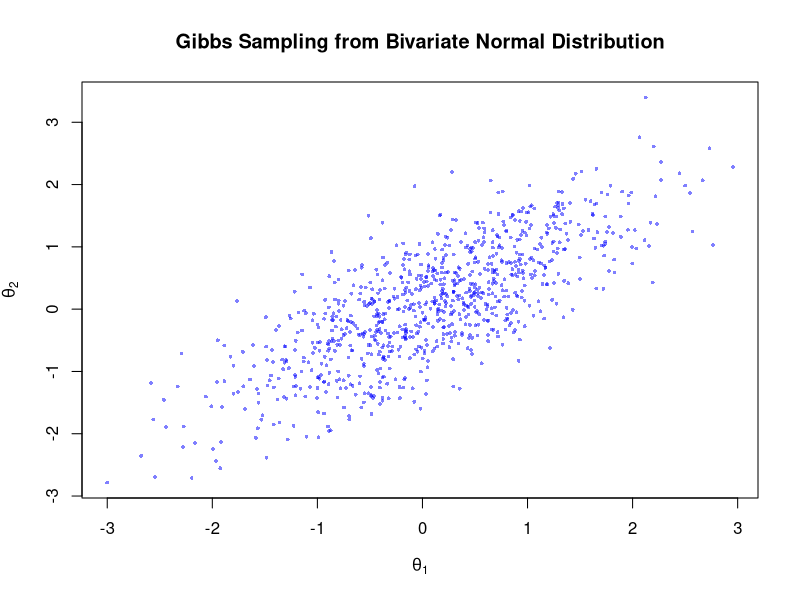
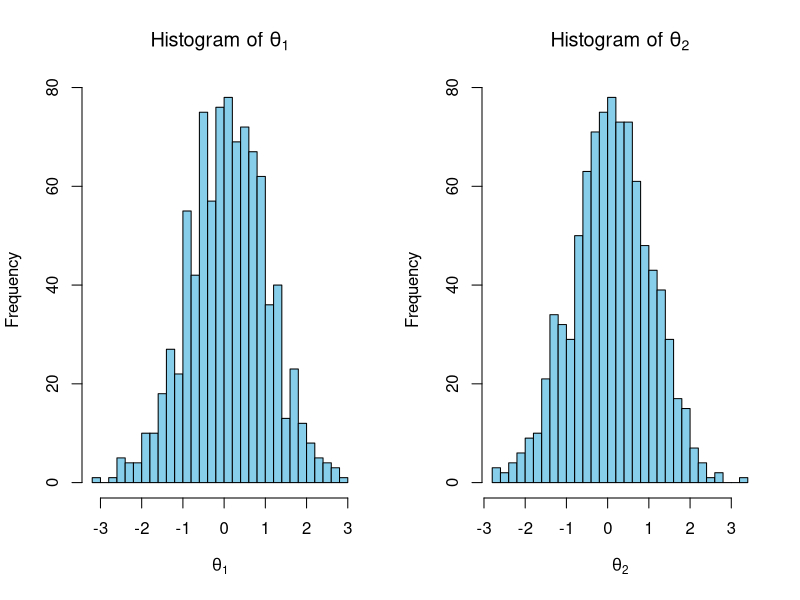
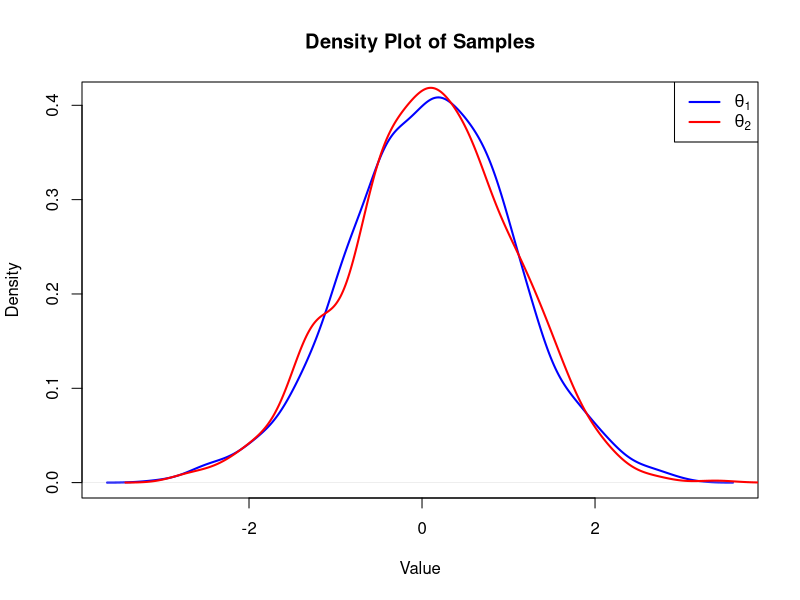

Write R code to recreate these figures, in order.
# Load necessary library
library(MASS)  # for mvrnorm function

# Parameters
num_samples <- 1000  # Number of samples
burn_in <- 100       # Number of burn-in samples to discard
rho <- 0.8           # Correlation coefficient
sigma <- 1           # Standard deviation (both variables have the same standard deviation)

# Initialize storage for samples
samples <- matrix(NA, nrow = num_samples, ncol = 2)
colnames(samples) <- c("theta_1", "theta_2")

# Initialize starting values
samples[1, ] <- c(0, 0)

# Gibbs sampling
set.seed(123)  # For reproducibility

for (i in 2:num_samples) {
  theta_2 <- samples[i-1, 2]
  samples[i, 1] <- rnorm(1, mean = rho * theta_2, sd = sqrt(1 - rho^2))
  
  theta_1 <- samples[i, 1]
  samples[i, 2] <- rnorm(1, mean = rho * theta_1, sd = sqrt(1 - rho^2))
}

# Discard burn-in samples
samples <- samples[(burn_in + 1):num_samples, ]

# Plot the samples
plot(samples, col = rgb(0, 0, 1, 0.5), pch = 16, cex = 0.5,
     main = "Gibbs Sampling from Bivariate Normal Distribution",
     xlab = expression(theta[1]), ylab = expression(theta[2]))

# Plot histograms of the marginal distributions
par(mfrow = c(1, 2))
hist(samples[, 1], breaks = 30, main = expression(paste("Histogram of ", theta[1])), xlab = expression(theta[1]), col = "skyblue")
hist(samples[, 2], breaks = 30, main = expression(paste("Histogram of ", theta[2])), xlab = expression(theta[2]), col = "skyblue")

# Plot the density of the samples
par(mfrow = c(1, 1))
plot(density(samples[, 1]), main = "Density Plot of Samples", xlab = "Value", col = "blue", lwd = 2)
lines(density(samples[, 2]), col = "red", lwd = 2)
legend("topright", legend = c(expression(theta[1]), expression(theta[2])), col = c("blue", "red"), lwd = 2)
